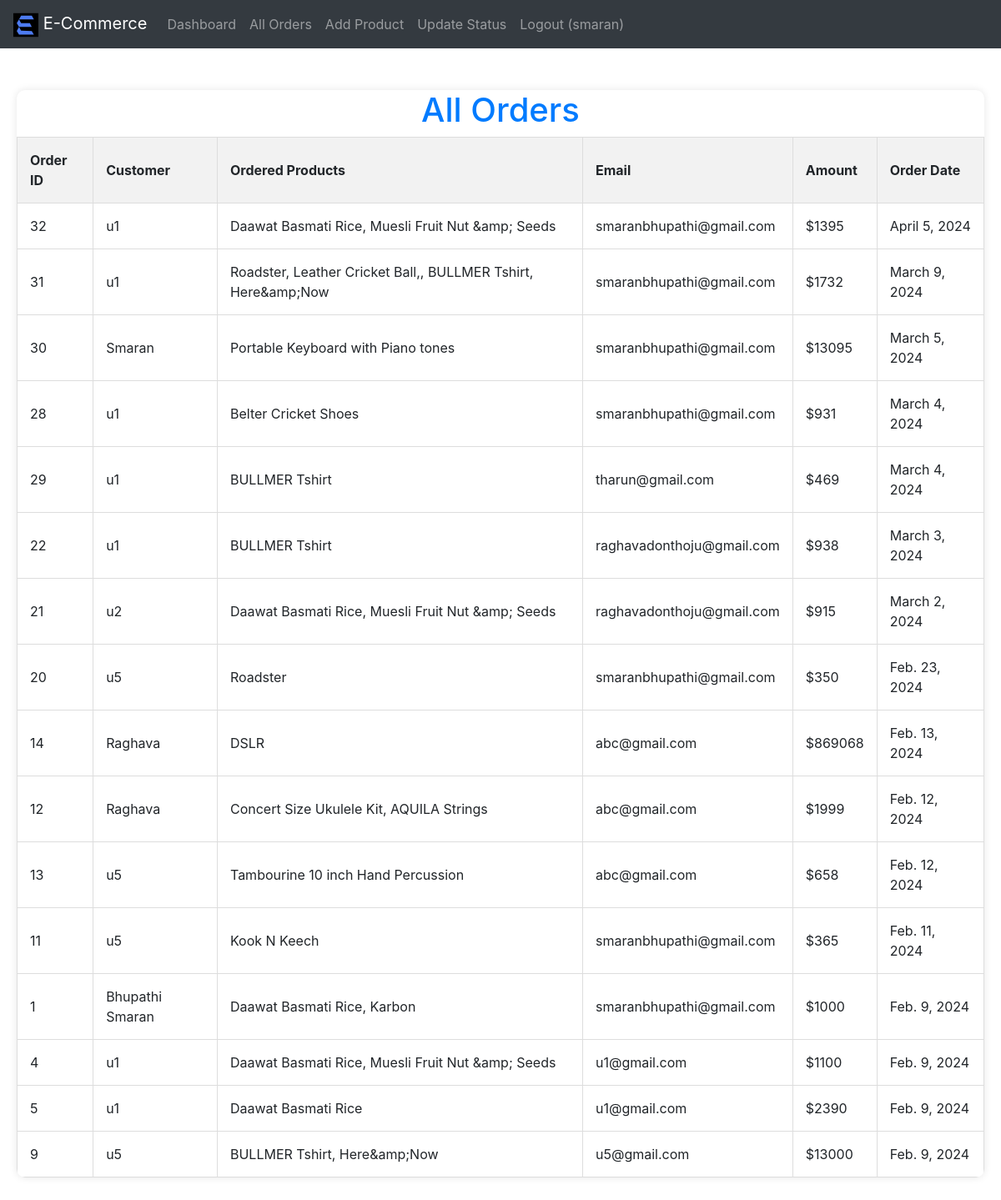
/adminpage/allOrders/ (signed in), run on the app's committed database.
### shop/models.py (models this page shows)
class Orders(models.Model):
    order_id = models.AutoField(primary_key=True)
    items_json = models.CharField(max_length=5000)
    shipto = models.CharField(max_length=90)
    shipfrom = models.CharField(max_length=90)
    email = models.CharField(max_length=111)
    address = models.CharField(max_length=111)
    city = models.CharField(max_length=111)
    state = models.CharField(max_length=111)
    zip_code = models.CharField(max_length=111)
    phone = models.CharField(max_length=111, default="")
    timestamp = models.DateField(auto_now_add=True)
    amount = models.CharField(max_length=90)

### shop/views.py (the view)
# urls.py: path('adminpage/allOrders/', allOrders, name='all_orders'),
def allOrders(request):
    if request.session.get("adminusername"):
        all_orders = Orders.objects.all().order_by('-timestamp')
        for order in all_orders:
            items_data = json.loads(order.items_json)
            product_names = [item_data[1] for item_data in items_data.values()]
            order.product_names = ', '.join(product_names)
        context = {
            'all_orders': all_orders,
        }
        return render(request, 'shop/allOrders.html', context)
    else:
        return redirect("/login/admin")

### shop/templates/shop/allOrders.html (shortened to what this page needs)
{% extends 'shop/basicAdmin.html' %}
{% block body %}
    <div class="dashboard">
        <h1>All Orders</h1>
        <table>
            <thead>
                <tr>
                    <th onclick="sortTable(0)">Order ID</th>
                    <th onclick="sortTable(1)">Customer</th>
                    <th onclick="sortTable(2)">Ordered Products</th>
                    <th onclick="sortTable(3)">Email</th>
                    <th onclick="sortTable(4)">Amount</th>
                    <th onclick="sortTable(5)">Order Date</th>
                </tr>
            </thead>
            <tbody id="orderTableBody">
                {% for order in all_orders %}
                    <tr>
                        <td>{{ order.order_id }}</td>
                        <td>{{ order.shipfrom }}</td>
                        <td>{{ order.product_names }}</td>
                        <td>{{ order.email }}</td>
                        <td>${{ order.amount }}</td>
                        <td>{{ order.timestamp }}</td>
                    </tr>
                {% endfor %}
            </tbody>
        </table>
    </div>
{% endblock %}

### data on the page
Orders: order_id "32", shipfrom "u1", product_names "Daawat Basmati Rice, Muesli Fruit Nut &amp; Seeds", email "smaranbhupathi@gmail.com", amount "1395", timestamp "April 5, 2024"
Orders: order_id "31", shipfrom "u1", product_names "Roadster, Leather Cricket Ball,, BULLMER Tshirt, Here&amp;Now", email "smaranbhupathi@gmail.com", amount "1732", timestamp "March 9, 2024"
Orders: order_id "30", shipfrom "Smaran", product_names "Portable Keyboard with Piano tones", email "smaranbhupathi@gmail.com", amount "13095", timestamp "March 5, 2024"
Orders: order_id "28", shipfrom "u1", product_names "Belter Cricket Shoes", email "smaranbhupathi@gmail.com", amount "931", timestamp "March 4, 2024"
Orders: order_id "29", shipfrom "u1", product_names "BULLMER Tshirt", email "tharun@gmail.com", amount "469", timestamp "March 4, 2024"
Orders: order_id "22", shipfrom "u1", product_names "BULLMER Tshirt", email "raghavadonthoju@gmail.com", amount "938", timestamp "March 3, 2024"
Orders: order_id "21", shipfrom "u2", product_names "Daawat Basmati Rice, Muesli Fruit Nut &amp; Seeds", email "raghavadonthoju@gmail.com", amount "915", timestamp "March 2, 2024"
Orders: order_id "20", shipfrom "u5", product_names "Roadster", email "smaranbhupathi@gmail.com", amount "350", timestamp "Feb. 23, 2024"
Orders: order_id "14", shipfrom "Raghava", product_names "DSLR", email "abc@gmail.com", amount "869068", timestamp "Feb. 13, 2024"
Orders: order_id "12", shipfrom "Raghava", product_names "Concert Size Ukulele Kit, AQUILA Strings", email "abc@gmail.com", amount "1999", timestamp "Feb. 12, 2024"
Orders: order_id "13", shipfrom "u5", product_names "Tambourine 10 inch Hand Percussion", email "abc@gmail.com", amount "658", timestamp "Feb. 12, 2024"
Orders: order_id "11", shipfrom "u5", product_names "Kook N Keech", email "smaranbhupathi@gmail.com", amount "365", timestamp "Feb. 11, 2024"
Orders: order_id "1", shipfrom "Bhupathi Smaran", product_names "Daawat Basmati Rice, Karbon", email "smaranbhupathi@gmail.com", amount "1000", timestamp "Feb. 9, 2024"
Orders: order_id "4", shipfrom "u1", product_names "Daawat Basmati Rice, Muesli Fruit Nut &amp; Seeds", email "u1@gmail.com", amount "1100", timestamp "Feb. 9, 2024"
Orders: order_id "5", shipfrom "u1", product_names "Daawat Basmati Rice", email "u1@gmail.com", amount "2390", timestamp "Feb. 9, 2024"
Orders: order_id "9", shipfrom "u5", product_names "BULLMER Tshirt, Here&amp;Now", email "u5@gmail.com", amount "13000", timestamp "Feb. 9, 2024"

### other printed values
{{ request.session.adminusername }} "smaran"
